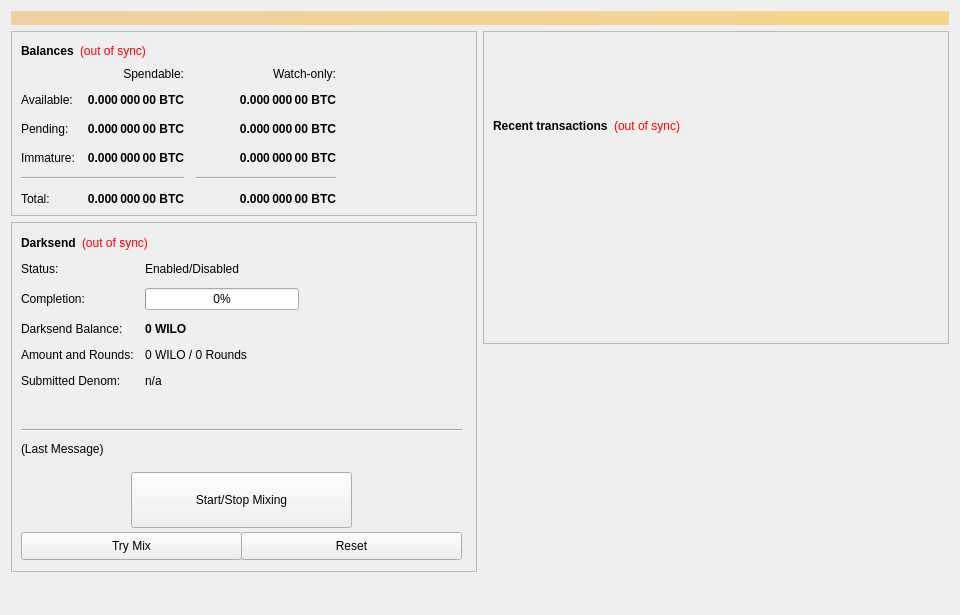
<?xml version="1.0" encoding="UTF-8"?>
<ui version="4.0">
 <class>OverviewPage</class>
 <widget class="QWidget" name="OverviewPage">
  <property name="geometry">
   <rect>
    <x>0</x>
    <y>0</y>
    <width>960</width>
    <height>615</height>
   </rect>
  </property>
  <property name="minimumSize">
   <size>
    <width>960</width>
    <height>0</height>
   </size>
  </property>
  <property name="windowTitle">
   <string>Form</string>
  </property>
  <layout class="QVBoxLayout" name="topLayout">
   <item>
    <widget class="QLabel" name="labelAlerts">
     <property name="visible">
      <bool>false</bool>
     </property>
     <property name="styleSheet">
      <string notr="true">background-color: qlineargradient(x1: 0, y1: 0, x2: 1, y2: 0, stop:0 #F0D0A0, stop:1 #F8D488); color:#000000;</string>
     </property>
     <property name="wordWrap">
      <bool>true</bool>
     </property>
     <property name="margin">
      <number>3</number>
     </property>
    </widget>
   </item>
   <item>
    <layout class="QHBoxLayout" name="horizontalLayout" stretch="1,1">
     <item>
      <layout class="QVBoxLayout" name="verticalLayout_2">
       <item>
        <widget class="QFrame" name="frame">
         <property name="frameShape">
          <enum>QFrame::StyledPanel</enum>
         </property>
         <property name="frameShadow">
          <enum>QFrame::Raised</enum>
         </property>
         <layout class="QVBoxLayout" name="verticalLayout_4">
          <item>
           <layout class="QHBoxLayout" name="horizontalLayout_4">
            <item>
             <widget class="QLabel" name="label_5">
              <property name="font">
               <font>
                <weight>75</weight>
                <bold>true</bold>
               </font>
              </property>
              <property name="text">
               <string>Balances</string>
              </property>
             </widget>
            </item>
            <item>
             <widget class="QLabel" name="labelWalletStatus">
              <property name="cursor">
               <cursorShape>WhatsThisCursor</cursorShape>
              </property>
              <property name="toolTip">
               <string>The displayed information may be out of date. Your wallet automatically synchronizes with the WILO network after a connection is established, but this process has not completed yet.</string>
              </property>
              <property name="styleSheet">
               <string notr="true">QLabel { color: red; }</string>
              </property>
              <property name="text">
               <string notr="true">(out of sync)</string>
              </property>
              <property name="alignment">
               <set>Qt::AlignLeading|Qt::AlignLeft|Qt::AlignVCenter</set>
              </property>
             </widget>
            </item>
            <item>
             <spacer name="horizontalSpacer_3">
              <property name="orientation">
               <enum>Qt::Horizontal</enum>
              </property>
              <property name="sizeHint" stdset="0">
               <size>
                <width>40</width>
                <height>20</height>
               </size>
              </property>
             </spacer>
            </item>
           </layout>
          </item>
          <item>
           <layout class="QGridLayout" name="gridLayout">
            <property name="spacing">
             <number>12</number>
            </property>
            <item row="2" column="2">
             <widget class="QLabel" name="labelWatchPending">
              <property name="font">
               <font>
                <weight>75</weight>
                <bold>true</bold>
               </font>
              </property>
              <property name="cursor">
               <cursorShape>IBeamCursor</cursorShape>
              </property>
              <property name="toolTip">
               <string>Unconfirmed transactions to watch-only addresses</string>
              </property>
              <property name="text">
               <string notr="true">0.000 000 00 BTC</string>
              </property>
              <property name="alignment">
               <set>Qt::AlignRight|Qt::AlignTrailing|Qt::AlignVCenter</set>
              </property>
              <property name="textInteractionFlags">
               <set>Qt::LinksAccessibleByMouse|Qt::TextSelectableByKeyboard|Qt::TextSelectableByMouse</set>
              </property>
             </widget>
            </item>
            <item row="2" column="1">
             <widget class="QLabel" name="labelUnconfirmed">
              <property name="font">
               <font>
                <weight>75</weight>
                <bold>true</bold>
               </font>
              </property>
              <property name="cursor">
               <cursorShape>IBeamCursor</cursorShape>
              </property>
              <property name="toolTip">
               <string>Total of transactions that have yet to be confirmed, and do not yet count toward the spendable balance</string>
              </property>
              <property name="text">
               <string notr="true">0.000 000 00 BTC</string>
              </property>
              <property name="alignment">
               <set>Qt::AlignRight|Qt::AlignTrailing|Qt::AlignVCenter</set>
              </property>
              <property name="textInteractionFlags">
               <set>Qt::LinksAccessibleByMouse|Qt::TextSelectableByKeyboard|Qt::TextSelectableByMouse</set>
              </property>
             </widget>
            </item>
            <item row="3" column="2">
             <widget class="QLabel" name="labelWatchImmature">
              <property name="font">
               <font>
                <weight>75</weight>
                <bold>true</bold>
               </font>
              </property>
              <property name="cursor">
               <cursorShape>IBeamCursor</cursorShape>
              </property>
              <property name="toolTip">
               <string>Staked or masternode rewards in watch-only addresses that has not yet matured</string>
              </property>
              <property name="text">
               <string notr="true">0.000 000 00 BTC</string>
              </property>
              <property name="alignment">
               <set>Qt::AlignRight|Qt::AlignTrailing|Qt::AlignVCenter</set>
              </property>
              <property name="textInteractionFlags">
               <set>Qt::LinksAccessibleByMouse|Qt::TextSelectableByKeyboard|Qt::TextSelectableByMouse</set>
              </property>
             </widget>
            </item>
            <item row="4" column="0" colspan="2">
             <widget class="Line" name="lineSpendableBalance">
              <property name="orientation">
               <enum>Qt::Horizontal</enum>
              </property>
             </widget>
            </item>
            <item row="4" column="2">
             <widget class="Line" name="lineWatchBalance">
              <property name="sizePolicy">
               <sizepolicy hsizetype="Preferred" vsizetype="Fixed">
                <horstretch>0</horstretch>
                <verstretch>0</verstretch>
               </sizepolicy>
              </property>
              <property name="minimumSize">
               <size>
                <width>140</width>
                <height>0</height>
               </size>
              </property>
              <property name="orientation">
               <enum>Qt::Horizontal</enum>
              </property>
             </widget>
            </item>
            <item row="5" column="0">
             <widget class="QLabel" name="labelTotalText">
              <property name="text">
               <string>Total:</string>
              </property>
             </widget>
            </item>
            <item row="3" column="1">
             <widget class="QLabel" name="labelImmature">
              <property name="font">
               <font>
                <weight>75</weight>
                <bold>true</bold>
               </font>
              </property>
              <property name="cursor">
               <cursorShape>IBeamCursor</cursorShape>
              </property>
              <property name="toolTip">
               <string>Staked or masternode rewards that has not yet matured</string>
              </property>
              <property name="text">
               <string notr="true">0.000 000 00 BTC</string>
              </property>
              <property name="alignment">
               <set>Qt::AlignRight|Qt::AlignTrailing|Qt::AlignVCenter</set>
              </property>
              <property name="textInteractionFlags">
               <set>Qt::LinksAccessibleByMouse|Qt::TextSelectableByKeyboard|Qt::TextSelectableByMouse</set>
              </property>
             </widget>
            </item>
            <item row="2" column="3">
             <spacer name="horizontalSpacer_2">
              <property name="orientation">
               <enum>Qt::Horizontal</enum>
              </property>
              <property name="sizeHint" stdset="0">
               <size>
                <width>40</width>
                <height>20</height>
               </size>
              </property>
             </spacer>
            </item>
            <item row="3" column="0">
             <widget class="QLabel" name="labelImmatureText">
              <property name="text">
               <string>Immature:</string>
              </property>
             </widget>
            </item>
            <item row="5" column="1">
             <widget class="QLabel" name="labelTotal">
              <property name="font">
               <font>
                <weight>75</weight>
                <bold>true</bold>
               </font>
              </property>
              <property name="cursor">
               <cursorShape>IBeamCursor</cursorShape>
              </property>
              <property name="toolTip">
               <string>Your current total balance</string>
              </property>
              <property name="text">
               <string notr="true">0.000 000 00 BTC</string>
              </property>
              <property name="alignment">
               <set>Qt::AlignRight|Qt::AlignTrailing|Qt::AlignVCenter</set>
              </property>
              <property name="textInteractionFlags">
               <set>Qt::LinksAccessibleByMouse|Qt::TextSelectableByKeyboard|Qt::TextSelectableByMouse</set>
              </property>
             </widget>
            </item>
            <item row="5" column="2">
             <widget class="QLabel" name="labelWatchTotal">
              <property name="font">
               <font>
                <weight>75</weight>
                <bold>true</bold>
               </font>
              </property>
              <property name="cursor">
               <cursorShape>IBeamCursor</cursorShape>
              </property>
              <property name="toolTip">
               <string>Current total balance in watch-only addresses</string>
              </property>
              <property name="text">
               <string notr="true">0.000 000 00 BTC</string>
              </property>
              <property name="alignment">
               <set>Qt::AlignRight|Qt::AlignTrailing|Qt::AlignVCenter</set>
              </property>
              <property name="textInteractionFlags">
               <set>Qt::LinksAccessibleByMouse|Qt::TextSelectableByKeyboard|Qt::TextSelectableByMouse</set>
              </property>
             </widget>
            </item>
            <item row="0" column="2">
             <widget class="QLabel" name="labelWatchonly">
              <property name="text">
               <string>Watch-only:</string>
              </property>
              <property name="alignment">
               <set>Qt::AlignRight|Qt::AlignTrailing|Qt::AlignVCenter</set>
              </property>
             </widget>
            </item>
            <item row="1" column="0">
             <widget class="QLabel" name="labelBalanceText">
              <property name="text">
               <string>Available:</string>
              </property>
             </widget>
            </item>
            <item row="1" column="1">
             <widget class="QLabel" name="labelBalance">
              <property name="font">
               <font>
                <weight>75</weight>
                <bold>true</bold>
               </font>
              </property>
              <property name="cursor">
               <cursorShape>IBeamCursor</cursorShape>
              </property>
              <property name="toolTip">
               <string>Your current spendable balance</string>
              </property>
              <property name="text">
               <string notr="true">0.000 000 00 BTC</string>
              </property>
              <property name="alignment">
               <set>Qt::AlignRight|Qt::AlignTrailing|Qt::AlignVCenter</set>
              </property>
              <property name="textInteractionFlags">
               <set>Qt::LinksAccessibleByMouse|Qt::TextSelectableByKeyboard|Qt::TextSelectableByMouse</set>
              </property>
             </widget>
            </item>
            <item row="1" column="2">
             <widget class="QLabel" name="labelWatchAvailable">
              <property name="font">
               <font>
                <weight>75</weight>
                <bold>true</bold>
               </font>
              </property>
              <property name="cursor">
               <cursorShape>IBeamCursor</cursorShape>
              </property>
              <property name="toolTip">
               <string>Your current balance in watch-only addresses</string>
              </property>
              <property name="text">
               <string notr="true">0.000 000 00 BTC</string>
              </property>
              <property name="alignment">
               <set>Qt::AlignRight|Qt::AlignTrailing|Qt::AlignVCenter</set>
              </property>
              <property name="textInteractionFlags">
               <set>Qt::LinksAccessibleByMouse|Qt::TextSelectableByKeyboard|Qt::TextSelectableByMouse</set>
              </property>
             </widget>
            </item>
            <item row="2" column="0">
             <widget class="QLabel" name="labelPendingText">
              <property name="text">
               <string>Pending:</string>
              </property>
             </widget>
            </item>
            <item row="0" column="1">
             <widget class="QLabel" name="labelSpendable">
              <property name="text">
               <string>Spendable:</string>
              </property>
              <property name="alignment">
               <set>Qt::AlignRight|Qt::AlignTrailing|Qt::AlignVCenter</set>
              </property>
             </widget>
            </item>
           </layout>
          </item>
         </layout>
        </widget>
       </item>
       <item>
        <widget class="QFrame" name="frameDarksend">
         <property name="minimumSize">
          <size>
           <width>0</width>
           <height>350</height>
          </size>
         </property>
         <property name="layoutDirection">
          <enum>Qt::LeftToRight</enum>
         </property>
         <property name="frameShape">
          <enum>QFrame::StyledPanel</enum>
         </property>
         <property name="frameShadow">
          <enum>QFrame::Raised</enum>
         </property>
         <widget class="QWidget" name="formLayoutWidget">
          <property name="geometry">
           <rect>
            <x>10</x>
            <y>40</y>
            <width>451</width>
            <height>161</height>
           </rect>
          </property>
          <layout class="QFormLayout" name="formLayout">
           <property name="fieldGrowthPolicy">
            <enum>QFormLayout::AllNonFixedFieldsGrow</enum>
           </property>
           <property name="horizontalSpacing">
            <number>11</number>
           </property>
           <property name="verticalSpacing">
            <number>12</number>
           </property>
           <item row="0" column="0">
            <widget class="QLabel" name="label_6">
             <property name="text">
              <string>Status:</string>
             </property>
            </widget>
           </item>
           <item row="1" column="0">
            <widget class="QLabel" name="label_7">
             <property name="text">
              <string>Completion:</string>
             </property>
            </widget>
           </item>
           <item row="1" column="1">
            <widget class="QProgressBar" name="DarksendProgress">
             <property name="maximumSize">
              <size>
               <width>154</width>
               <height>16777215</height>
              </size>
             </property>
             <property name="value">
              <number>0</number>
             </property>
            </widget>
           </item>
           <item row="2" column="0">
            <widget class="QLabel" name="labelAnonymizedText">
             <property name="text">
              <string>Darksend Balance:</string>
             </property>
            </widget>
           </item>
           <item row="2" column="1">
            <widget class="QLabel" name="labelAnonymized">
             <property name="font">
              <font>
               <weight>75</weight>
               <bold>true</bold>
              </font>
             </property>
             <property name="text">
              <string notr="true">0 WILO</string>
             </property>
            </widget>
           </item>
           <item row="3" column="0">
            <widget class="QLabel" name="label_8">
             <property name="text">
              <string>Amount and Rounds:</string>
             </property>
            </widget>
           </item>
           <item row="3" column="1">
            <widget class="QLabel" name="labelAmountRounds">
             <property name="text">
              <string>0 WILO / 0 Rounds</string>
             </property>
            </widget>
           </item>
           <item row="4" column="0">
            <widget class="QLabel" name="label_9">
             <property name="text">
              <string>Submitted Denom:</string>
             </property>
            </widget>
           </item>
           <item row="4" column="1">
            <widget class="QLabel" name="labelSubmittedDenom">
             <property name="toolTip">
              <string>The denominations you submitted to the Masternode.&lt;br&gt;To mix, other users must submit the exact same denominations.</string>
             </property>
             <property name="text">
              <string>n/a</string>
             </property>
            </widget>
           </item>
           <item row="0" column="1">
            <widget class="QLabel" name="DarksendEnabled">
             <property name="text">
              <string>Enabled/Disabled</string>
             </property>
            </widget>
           </item>
          </layout>
         </widget>
         <widget class="QPushButton" name="runAutoDenom">
          <property name="geometry">
           <rect>
            <x>251</x>
            <y>17</y>
            <width>1</width>
            <height>1</height>
           </rect>
          </property>
          <property name="palette">
           <palette>
            <active>
             <colorrole role="WindowText">
              <brush brushstyle="SolidPattern">
               <color alpha="255">
                <red>0</red>
                <green>0</green>
                <blue>0</blue>
               </color>
              </brush>
             </colorrole>
             <colorrole role="Button">
              <brush brushstyle="SolidPattern">
               <color alpha="255">
                <red>239</red>
                <green>238</green>
                <blue>238</blue>
               </color>
              </brush>
             </colorrole>
             <colorrole role="Light">
              <brush brushstyle="SolidPattern">
               <color alpha="255">
                <red>255</red>
                <green>255</green>
                <blue>255</blue>
               </color>
              </brush>
             </colorrole>
             <colorrole role="Midlight">
              <brush brushstyle="SolidPattern">
               <color alpha="255">
                <red>247</red>
                <green>246</green>
                <blue>246</blue>
               </color>
              </brush>
             </colorrole>
             <colorrole role="Dark">
              <brush brushstyle="SolidPattern">
               <color alpha="255">
                <red>119</red>
                <green>119</green>
                <blue>119</blue>
               </color>
              </brush>
             </colorrole>
             <colorrole role="Mid">
              <brush brushstyle="SolidPattern">
               <color alpha="255">
                <red>159</red>
                <green>159</green>
                <blue>159</blue>
               </color>
              </brush>
             </colorrole>
             <colorrole role="Text">
              <brush brushstyle="SolidPattern">
               <color alpha="255">
                <red>0</red>
                <green>0</green>
                <blue>0</blue>
               </color>
              </brush>
             </colorrole>
             <colorrole role="BrightText">
              <brush brushstyle="SolidPattern">
               <color alpha="255">
                <red>255</red>
                <green>255</green>
                <blue>255</blue>
               </color>
              </brush>
             </colorrole>
             <colorrole role="ButtonText">
              <brush brushstyle="SolidPattern">
               <color alpha="255">
                <red>0</red>
                <green>0</green>
                <blue>0</blue>
               </color>
              </brush>
             </colorrole>
             <colorrole role="Base">
              <brush brushstyle="SolidPattern">
               <color alpha="255">
                <red>255</red>
                <green>255</green>
                <blue>255</blue>
               </color>
              </brush>
             </colorrole>
             <colorrole role="Window">
              <brush brushstyle="SolidPattern">
               <color alpha="255">
                <red>239</red>
                <green>238</green>
                <blue>238</blue>
               </color>
              </brush>
             </colorrole>
             <colorrole role="Shadow">
              <brush brushstyle="SolidPattern">
               <color alpha="255">
                <red>0</red>
                <green>0</green>
                <blue>0</blue>
               </color>
              </brush>
             </colorrole>
             <colorrole role="AlternateBase">
              <brush brushstyle="SolidPattern">
               <color alpha="255">
                <red>247</red>
                <green>246</green>
                <blue>246</blue>
               </color>
              </brush>
             </colorrole>
             <colorrole role="ToolTipBase">
              <brush brushstyle="SolidPattern">
               <color alpha="255">
                <red>255</red>
                <green>255</green>
                <blue>220</blue>
               </color>
              </brush>
             </colorrole>
             <colorrole role="ToolTipText">
              <brush brushstyle="SolidPattern">
               <color alpha="255">
                <red>0</red>
                <green>0</green>
                <blue>0</blue>
               </color>
              </brush>
             </colorrole>
            </active>
            <inactive>
             <colorrole role="WindowText">
              <brush brushstyle="SolidPattern">
               <color alpha="255">
                <red>0</red>
                <green>0</green>
                <blue>0</blue>
               </color>
              </brush>
             </colorrole>
             <colorrole role="Button">
              <brush brushstyle="SolidPattern">
               <color alpha="255">
                <red>239</red>
                <green>238</green>
                <blue>238</blue>
               </color>
              </brush>
             </colorrole>
             <colorrole role="Light">
              <brush brushstyle="SolidPattern">
               <color alpha="255">
                <red>255</red>
                <green>255</green>
                <blue>255</blue>
               </color>
              </brush>
             </colorrole>
             <colorrole role="Midlight">
              <brush brushstyle="SolidPattern">
               <color alpha="255">
                <red>247</red>
                <green>246</green>
                <blue>246</blue>
               </color>
              </brush>
             </colorrole>
             <colorrole role="Dark">
              <brush brushstyle="SolidPattern">
               <color alpha="255">
                <red>119</red>
                <green>119</green>
                <blue>119</blue>
               </color>
              </brush>
             </colorrole>
             <colorrole role="Mid">
              <brush brushstyle="SolidPattern">
               <color alpha="255">
                <red>159</red>
                <green>159</green>
                <blue>159</blue>
               </color>
              </brush>
             </colorrole>
             <colorrole role="Text">
              <brush brushstyle="SolidPattern">
               <color alpha="255">
                <red>0</red>
                <green>0</green>
                <blue>0</blue>
               </color>
              </brush>
             </colorrole>
             <colorrole role="BrightText">
              <brush brushstyle="SolidPattern">
               <color alpha="255">
                <red>255</red>
                <green>255</green>
                <blue>255</blue>
               </color>
              </brush>
             </colorrole>
             <colorrole role="ButtonText">
              <brush brushstyle="SolidPattern">
               <color alpha="255">
                <red>0</red>
                <green>0</green>
                <blue>0</blue>
               </color>
              </brush>
             </colorrole>
             <colorrole role="Base">
              <brush brushstyle="SolidPattern">
               <color alpha="255">
                <red>255</red>
                <green>255</green>
                <blue>255</blue>
               </color>
              </brush>
             </colorrole>
             <colorrole role="Window">
              <brush brushstyle="SolidPattern">
               <color alpha="255">
                <red>239</red>
                <green>238</green>
                <blue>238</blue>
               </color>
              </brush>
             </colorrole>
             <colorrole role="Shadow">
              <brush brushstyle="SolidPattern">
               <color alpha="255">
                <red>0</red>
                <green>0</green>
                <blue>0</blue>
               </color>
              </brush>
             </colorrole>
             <colorrole role="AlternateBase">
              <brush brushstyle="SolidPattern">
               <color alpha="255">
                <red>247</red>
                <green>246</green>
                <blue>246</blue>
               </color>
              </brush>
             </colorrole>
             <colorrole role="ToolTipBase">
              <brush brushstyle="SolidPattern">
               <color alpha="255">
                <red>255</red>
                <green>255</green>
                <blue>220</blue>
               </color>
              </brush>
             </colorrole>
             <colorrole role="ToolTipText">
              <brush brushstyle="SolidPattern">
               <color alpha="255">
                <red>0</red>
                <green>0</green>
                <blue>0</blue>
               </color>
              </brush>
             </colorrole>
            </inactive>
            <disabled>
             <colorrole role="WindowText">
              <brush brushstyle="SolidPattern">
               <color alpha="255">
                <red>119</red>
                <green>119</green>
                <blue>119</blue>
               </color>
              </brush>
             </colorrole>
             <colorrole role="Button">
              <brush brushstyle="SolidPattern">
               <color alpha="255">
                <red>239</red>
                <green>238</green>
                <blue>238</blue>
               </color>
              </brush>
             </colorrole>
             <colorrole role="Light">
              <brush brushstyle="SolidPattern">
               <color alpha="255">
                <red>255</red>
                <green>255</green>
                <blue>255</blue>
               </color>
              </brush>
             </colorrole>
             <colorrole role="Midlight">
              <brush brushstyle="SolidPattern">
               <color alpha="255">
                <red>247</red>
                <green>246</green>
                <blue>246</blue>
               </color>
              </brush>
             </colorrole>
             <colorrole role="Dark">
              <brush brushstyle="SolidPattern">
               <color alpha="255">
                <red>119</red>
                <green>119</green>
                <blue>119</blue>
               </color>
              </brush>
             </colorrole>
             <colorrole role="Mid">
              <brush brushstyle="SolidPattern">
               <color alpha="255">
                <red>159</red>
                <green>159</green>
                <blue>159</blue>
               </color>
              </brush>
             </colorrole>
             <colorrole role="Text">
              <brush brushstyle="SolidPattern">
               <color alpha="255">
                <red>119</red>
                <green>119</green>
                <blue>119</blue>
               </color>
              </brush>
             </colorrole>
             <colorrole role="BrightText">
              <brush brushstyle="SolidPattern">
               <color alpha="255">
                <red>255</red>
                <green>255</green>
                <blue>255</blue>
               </color>
              </brush>
             </colorrole>
             <colorrole role="ButtonText">
              <brush brushstyle="SolidPattern">
               <color alpha="255">
                <red>119</red>
                <green>119</green>
                <blue>119</blue>
               </color>
              </brush>
             </colorrole>
             <colorrole role="Base">
              <brush brushstyle="SolidPattern">
               <color alpha="255">
                <red>239</red>
                <green>238</green>
                <blue>238</blue>
               </color>
              </brush>
             </colorrole>
             <colorrole role="Window">
              <brush brushstyle="SolidPattern">
               <color alpha="255">
                <red>239</red>
                <green>238</green>
                <blue>238</blue>
               </color>
              </brush>
             </colorrole>
             <colorrole role="Shadow">
              <brush brushstyle="SolidPattern">
               <color alpha="255">
                <red>0</red>
                <green>0</green>
                <blue>0</blue>
               </color>
              </brush>
             </colorrole>
             <colorrole role="AlternateBase">
              <brush brushstyle="SolidPattern">
               <color alpha="255">
                <red>239</red>
                <green>238</green>
                <blue>238</blue>
               </color>
              </brush>
             </colorrole>
             <colorrole role="ToolTipBase">
              <brush brushstyle="SolidPattern">
               <color alpha="255">
                <red>255</red>
                <green>255</green>
                <blue>220</blue>
               </color>
              </brush>
             </colorrole>
             <colorrole role="ToolTipText">
              <brush brushstyle="SolidPattern">
               <color alpha="255">
                <red>0</red>
                <green>0</green>
                <blue>0</blue>
               </color>
              </brush>
             </colorrole>
            </disabled>
           </palette>
          </property>
          <property name="focusPolicy">
           <enum>Qt::NoFocus</enum>
          </property>
          <property name="autoFillBackground">
           <bool>true</bool>
          </property>
          <property name="text">
           <string/>
          </property>
          <property name="flat">
           <bool>true</bool>
          </property>
         </widget>
         <widget class="QPushButton" name="toggleDarksend">
          <property name="geometry">
           <rect>
            <x>120</x>
            <y>250</y>
            <width>221</width>
            <height>56</height>
           </rect>
          </property>
          <property name="sizePolicy">
           <sizepolicy hsizetype="MinimumExpanding" vsizetype="Fixed">
            <horstretch>0</horstretch>
            <verstretch>0</verstretch>
           </sizepolicy>
          </property>
          <property name="text">
           <string>Start/Stop Mixing</string>
          </property>
         </widget>
         <widget class="Line" name="lineLastMessage">
          <property name="geometry">
           <rect>
            <x>10</x>
            <y>200</y>
            <width>441</width>
            <height>16</height>
           </rect>
          </property>
          <property name="orientation">
           <enum>Qt::Horizontal</enum>
          </property>
         </widget>
         <widget class="QLabel" name="DarksendStatus">
          <property name="geometry">
           <rect>
            <x>10</x>
            <y>220</y>
            <width>451</width>
            <height>61</height>
           </rect>
          </property>
          <property name="minimumSize">
           <size>
            <width>288</width>
            <height>43</height>
           </size>
          </property>
          <property name="text">
           <string>(Last Message)</string>
          </property>
          <property name="alignment">
           <set>Qt::AlignLeading|Qt::AlignLeft|Qt::AlignTop</set>
          </property>
          <property name="wordWrap">
           <bool>true</bool>
          </property>
         </widget>
         <widget class="QPushButton" name="DarksendAuto">
          <property name="geometry">
           <rect>
            <x>10</x>
            <y>310</y>
            <width>221</width>
            <height>28</height>
           </rect>
          </property>
          <property name="sizePolicy">
           <sizepolicy hsizetype="MinimumExpanding" vsizetype="Fixed">
            <horstretch>0</horstretch>
            <verstretch>0</verstretch>
           </sizepolicy>
          </property>
          <property name="toolTip">
           <string>Try to manually submit a Darksend request.</string>
          </property>
          <property name="text">
           <string>Try Mix</string>
          </property>
         </widget>
         <widget class="QPushButton" name="DarksendReset">
          <property name="geometry">
           <rect>
            <x>230</x>
            <y>310</y>
            <width>221</width>
            <height>28</height>
           </rect>
          </property>
          <property name="sizePolicy">
           <sizepolicy hsizetype="MinimumExpanding" vsizetype="Fixed">
            <horstretch>0</horstretch>
            <verstretch>0</verstretch>
           </sizepolicy>
          </property>
          <property name="toolTip">
           <string>Reset the current status of Darksend (can interrupt Darksend if it's in the process of Mixing, which can cost you money!)</string>
          </property>
          <property name="autoFillBackground">
           <bool>false</bool>
          </property>
          <property name="text">
           <string>Reset</string>
          </property>
         </widget>
         <widget class="QWidget" name="layoutWidget">
          <property name="geometry">
           <rect>
            <x>10</x>
            <y>10</y>
            <width>431</width>
            <height>22</height>
           </rect>
          </property>
          <layout class="QHBoxLayout" name="horizontalLayout_5">
           <item>
            <widget class="QLabel" name="label_2">
             <property name="font">
              <font>
               <weight>75</weight>
               <bold>true</bold>
              </font>
             </property>
             <property name="text">
              <string>Darksend</string>
             </property>
            </widget>
           </item>
           <item>
            <widget class="QLabel" name="labelDarksendSyncStatus">
             <property name="toolTip">
              <string>The displayed information may be out of date. Your wallet automatically synchronizes with the WILO network after a connection is established, but this process has not completed yet.</string>
             </property>
             <property name="styleSheet">
              <string notr="true">QLabel { color: red; }</string>
             </property>
             <property name="text">
              <string notr="true">(out of sync)</string>
             </property>
             <property name="alignment">
              <set>Qt::AlignLeading|Qt::AlignLeft|Qt::AlignVCenter</set>
             </property>
            </widget>
           </item>
           <item>
            <spacer name="horizontalSpacer_4">
             <property name="orientation">
              <enum>Qt::Horizontal</enum>
             </property>
             <property name="sizeHint" stdset="0">
              <size>
               <width>40</width>
               <height>20</height>
              </size>
             </property>
            </spacer>
           </item>
          </layout>
         </widget>
        </widget>
       </item>
       <item>
        <spacer name="verticalSpacer">
         <property name="orientation">
          <enum>Qt::Vertical</enum>
         </property>
         <property name="sizeHint" stdset="0">
          <size>
           <width>20</width>
           <height>40</height>
          </size>
         </property>
        </spacer>
       </item>
      </layout>
     </item>
     <item>
      <layout class="QVBoxLayout" name="verticalLayout_3">
       <item>
        <widget class="QFrame" name="frame_2">
         <property name="frameShape">
          <enum>QFrame::StyledPanel</enum>
         </property>
         <property name="frameShadow">
          <enum>QFrame::Raised</enum>
         </property>
         <layout class="QVBoxLayout" name="verticalLayout">
          <item>
           <spacer name="verticalSpacer_3">
            <property name="orientation">
             <enum>Qt::Vertical</enum>
            </property>
            <property name="sizeType">
             <enum>QSizePolicy::Fixed</enum>
            </property>
            <property name="sizeHint" stdset="0">
             <size>
              <width>20</width>
              <height>75</height>
             </size>
            </property>
           </spacer>
          </item>
          <item>
           <layout class="QHBoxLayout" name="horizontalLayout_2">
            <item>
             <widget class="QLabel" name="label_4">
              <property name="font">
               <font>
                <weight>75</weight>
                <bold>true</bold>
               </font>
              </property>
              <property name="text">
               <string>Recent transactions</string>
              </property>
             </widget>
            </item>
            <item>
             <widget class="QLabel" name="labelTransactionsStatus">
              <property name="cursor">
               <cursorShape>WhatsThisCursor</cursorShape>
              </property>
              <property name="toolTip">
               <string>The displayed information may be out of date. Your wallet automatically synchronizes with the WILO network after a connection is established, but this process has not completed yet.</string>
              </property>
              <property name="styleSheet">
               <string notr="true">QLabel { color: red; }</string>
              </property>
              <property name="text">
               <string notr="true">(out of sync)</string>
              </property>
              <property name="alignment">
               <set>Qt::AlignRight|Qt::AlignTrailing|Qt::AlignVCenter</set>
              </property>
             </widget>
            </item>
            <item>
             <spacer name="horizontalSpacer">
              <property name="orientation">
               <enum>Qt::Horizontal</enum>
              </property>
              <property name="sizeHint" stdset="0">
               <size>
                <width>40</width>
                <height>20</height>
               </size>
              </property>
             </spacer>
            </item>
           </layout>
          </item>
          <item>
           <widget class="QListView" name="listTransactions">
            <property name="styleSheet">
             <string notr="true">QListView { background: transparent; }</string>
            </property>
            <property name="frameShape">
             <enum>QFrame::NoFrame</enum>
            </property>
            <property name="verticalScrollBarPolicy">
             <enum>Qt::ScrollBarAlwaysOff</enum>
            </property>
            <property name="horizontalScrollBarPolicy">
             <enum>Qt::ScrollBarAlwaysOff</enum>
            </property>
            <property name="selectionMode">
             <enum>QAbstractItemView::NoSelection</enum>
            </property>
           </widget>
          </item>
         </layout>
        </widget>
       </item>
       <item>
        <spacer name="verticalSpacer_2">
         <property name="orientation">
          <enum>Qt::Vertical</enum>
         </property>
         <property name="sizeType">
          <enum>QSizePolicy::Expanding</enum>
         </property>
         <property name="sizeHint" stdset="0">
          <size>
           <width>20</width>
           <height>40</height>
          </size>
         </property>
        </spacer>
       </item>
      </layout>
     </item>
    </layout>
   </item>
  </layout>
 </widget>
 <resources/>
 <connections/>
</ui>
